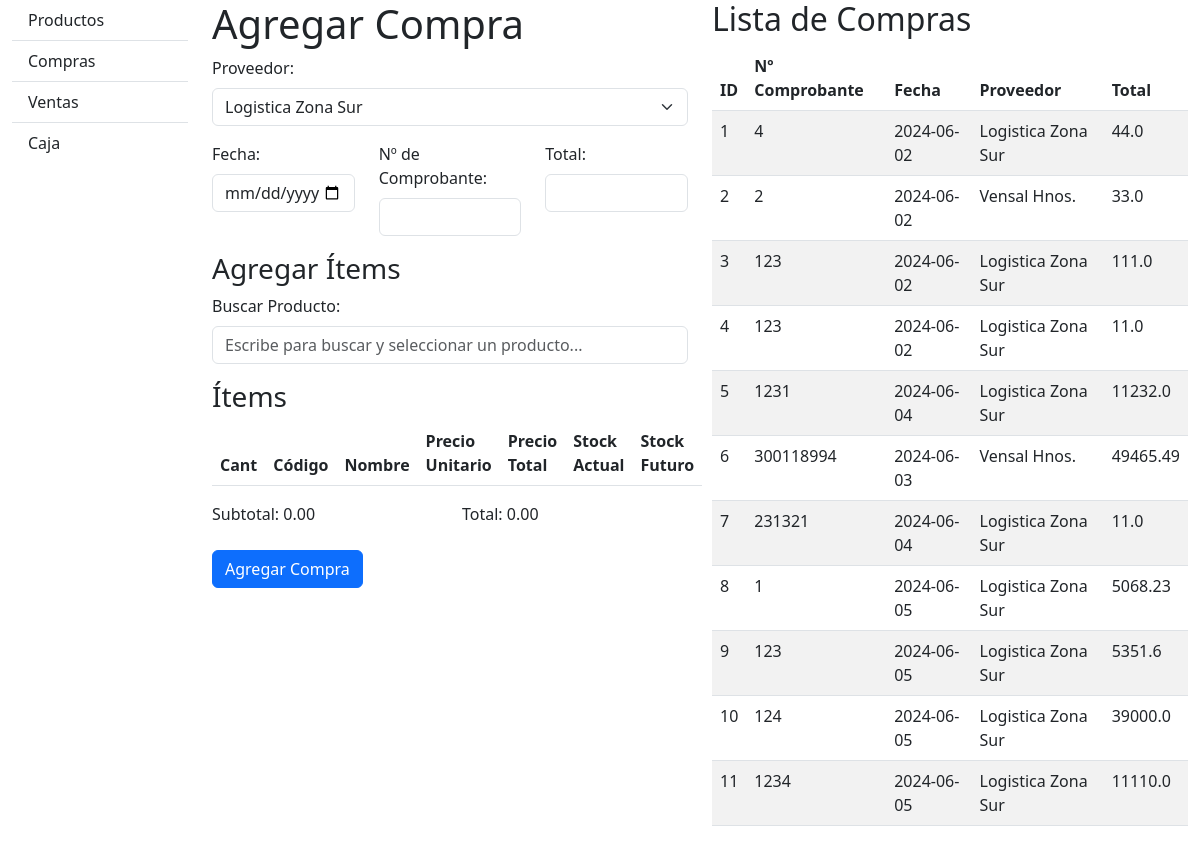
Before: /compras with the older database file.
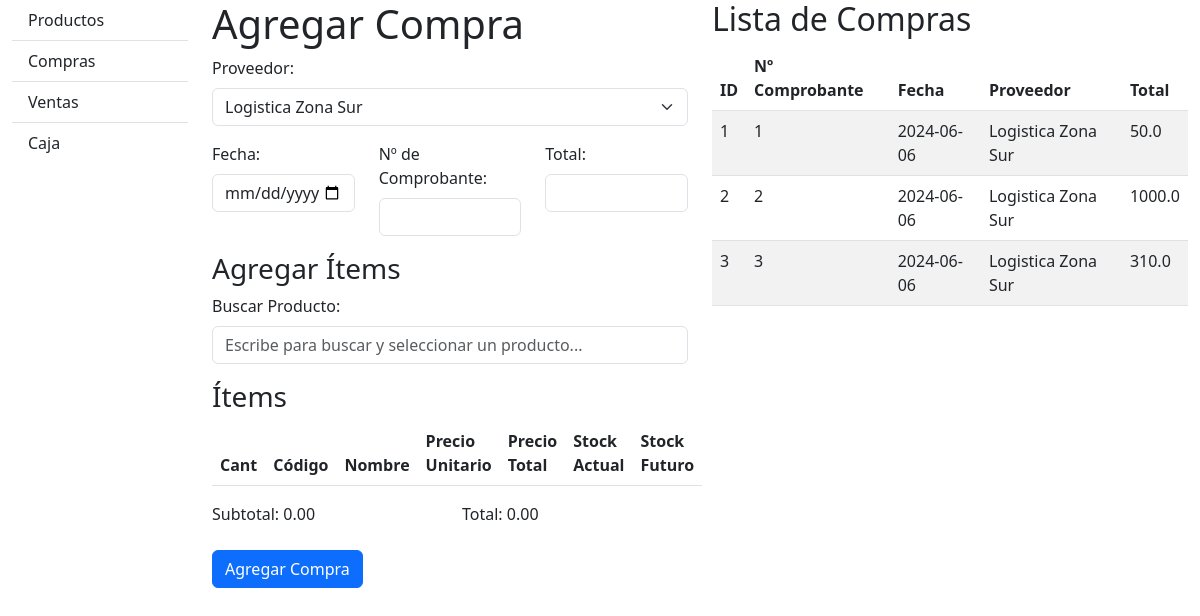
After: the same page with the newer database file.
### database_setup.py (models this page shows)
class Compra(Base):
    __tablename__ = 'Compra'
    id = Column(Integer, primary_key=True, autoincrement=True)
    fecha = Column(Date, nullable=False)
    numero_comprobante = Column(String, nullable=False)
    total = Column(Float, nullable=False)
    idproveedor = Column(Integer, ForeignKey('Proveedor.id'))
    proveedor = relationship('Proveedor', back_populates='compras')
    detalles = relationship('DetalleCompra', back_populates='compra', cascade='all, delete-orphan')

class Proveedor(Base):
    __tablename__ = 'Proveedor'
    id = Column(Integer, primary_key=True, autoincrement=True)
    nombre = Column(String, nullable=False)
    cuit = Column(String, nullable=True)
    compras = relationship('Compra', back_populates='proveedor')

### compras.py (the view)
@compras_bp.route('/compras')
def mostrar_compras():
    compras = session.query(Compra).all()
    proveedores = session.query(Proveedor).all()
    productos = session.query(Producto).all()
    return render_template('compras.html', compras=compras, proveedores=proveedores, productos=productos)

### templates/compras.html (shortened to what this page needs)
<!DOCTYPE html>
<html lang="en">
<head>
    <link href="https://cdn.jsdelivr.net/npm/bootstrap@5.3.0/dist/css/bootstrap.min.css" rel="stylesheet">
</head>
<body>
    <div class="container-fluid">
        <div class="row">
            <div class="col-md-2">
                {% include 'navbar.html' %}
            </div>
            <div class="col-md-5">
                <h1>Agregar Compra</h1>
                <form action="/compras/agregar" method="post" id="compraForm">
                    <div class="mb-3">
                        <label for="idproveedor" class="form-label">Proveedor:</label>
                        <select class="form-select" id="idproveedor" name="idproveedor" required>
                            {% for proveedor in proveedores %}
                                <option value="{{ proveedor.id }}">{{ proveedor.nombre }}</option>
                            {% endfor %}
                        </select>
                    </div>
                    <div class="row mb-3">
                        <div class="col-md-4">
                            <label for="fecha" class="form-label">Fecha:</label>
                            <input type="date" class="form-control" id="fecha" name="fecha" required>
                        </div>
                        <div class="col-md-4">
                            <label for="numero_comprobante" class="form-label">Nº de Comprobante:</label>
                            <input type="text" class="form-control" id="numero_comprobante" name="numero_comprobante" required>
                        </div>
                        <div class="col-md-4">
                            <label for="total" class="form-label">Total:</label>
                            <input type="number" class="form-control" id="total" name="total">
                        </div>
                    </div>
                    <h3>Agregar Ítems</h3>
                    <div class="mb-3">
                        <label for="buscar_producto" class="form-label">Buscar Producto:</label>
                        <input type="text" class="form-control" id="buscar_producto" placeholder="Escribe para buscar y seleccionar un producto...">
                    </div>
                    <h3>Ítems</h3>
                    <table class="table table-striped" id="itemsTable">
                        <thead>
                            <tr>
                                <th>Cant</th>
                                <th>Código</th>
                                <th>Nombre</th>
                                <th>Precio Unitario</th>
                                <th>Precio Total</th>
                                <th>Stock Actual</th>
                                <th>Stock Futuro</th>
                            </tr>
                        </thead>
                    </table>
                    <div class="row mb-3">
                        <div class="col-md-6">
                            <label for="subtotal" class="form-label">Subtotal:</label>
                            <span id="subtotal">0.00</span>
                        </div>
                        <div class="col-md-6">
                            <label for="totalFactura" class="form-label">Total:</label>
                            <span id="totalFactura">0.00</span>
                        </div>
                    </div>
                    <button type="submit" class="btn btn-primary">Agregar Compra</button>
                </form>
            </div>
            <div class="col-md-5">
                <h2>Lista de Compras</h2>
                <table class="table table-striped">
                    <thead id="tablaEncabezado">
                        <tr>
                            <th>ID</th>
                            <th>Nº Comprobante</th>
                            <th>Fecha</th>
                            <th>Proveedor</th>
                            <th>Total</th>
                        </tr>
                    </thead>
                    <tbody>
                        {% for compra in compras %}
                            <tr>
                                <td>{{ compra.id }}</td>
                                <td>{{ compra.numero_comprobante }}</td>
                                <td>{{ compra.fecha }}</td>
                                <td>{{ compra.proveedor.nombre }}</td>
                                <td>{{ compra.total }}</td>
                            </tr>
                        {% endfor %}
                    </tbody>
                </table>
            </div>
        </div>
    </div>
</body>
</html>

### templates/navbar.html
<nav id="sidebar" class="bg-light">
    <div class="list-group list-group-flush">
        <a href="/productos" class="list-group-item list-group-item-action">Productos</a>
        <a href="/compras" class="list-group-item list-group-item-action">Compras</a>
        <a href="/ventas" class="list-group-item list-group-item-action">Ventas</a>
        <a href="#" class="list-group-item list-group-item-action">Caja</a>
    </div>
</nav>

Changed rows visible on the page:
removed Compra: id "4", numero_comprobante "123", fecha "2024-06-02", proveedor.nombre "Logistica Zona Sur", total "11.0"
removed Compra: id "5", numero_comprobante "1231", fecha "2024-06-04", proveedor.nombre "Logistica Zona Sur", total "11232.0"
removed Compra: id "6", numero_comprobante "300118994", fecha "2024-06-03", proveedor.nombre "Vensal Hnos.", total "49465.49"
removed Compra: id "7", numero_comprobante "231321", fecha "2024-06-04", proveedor.nombre "Logistica Zona Sur", total "11.0"
removed Compra: id "8", numero_comprobante "1", fecha "2024-06-05", proveedor.nombre "Logistica Zona Sur", total "5068.23"
removed Compra: id "9", numero_comprobante "123", fecha "2024-06-05", proveedor.nombre "Logistica Zona Sur", total "5351.6"
removed Compra: id "10", numero_comprobante "124", fecha "2024-06-05", proveedor.nombre "Logistica Zona Sur", total "39000.0"
removed Compra: id "11", numero_comprobante "1234", fecha "2024-06-05", proveedor.nombre "Logistica Zona Sur", total "11110.0"
changed Compra id 1: numero_comprobante "4" → "1"; fecha "2024-06-02" → "2024-06-06"; total "44.0" → "50.0"
changed Compra id 2: fecha "2024-06-02" → "2024-06-06"; proveedor.nombre "Vensal Hnos." → "Logistica Zona Sur"; total "33.0" → "1000.0"
changed Compra id 3: numero_comprobante "123" → "3"; fecha "2024-06-02" → "2024-06-06"; total "111.0" → "310.0"
